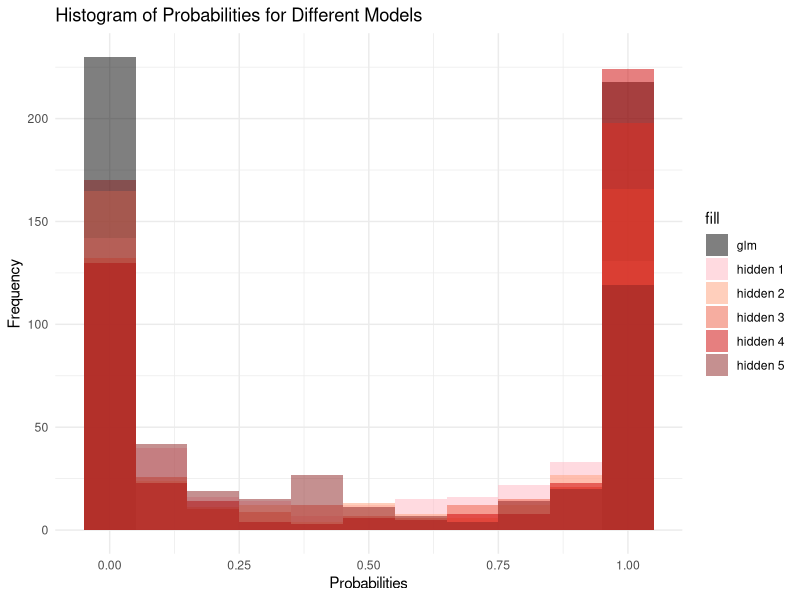
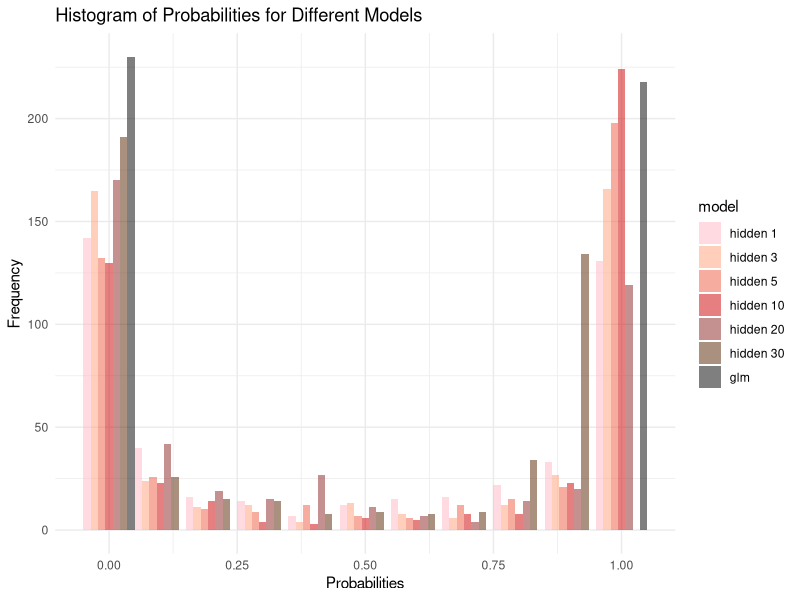
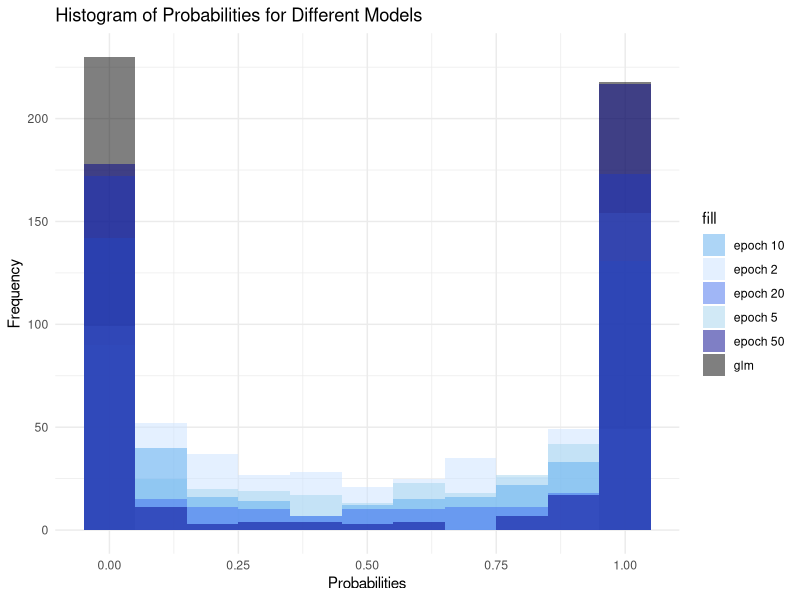
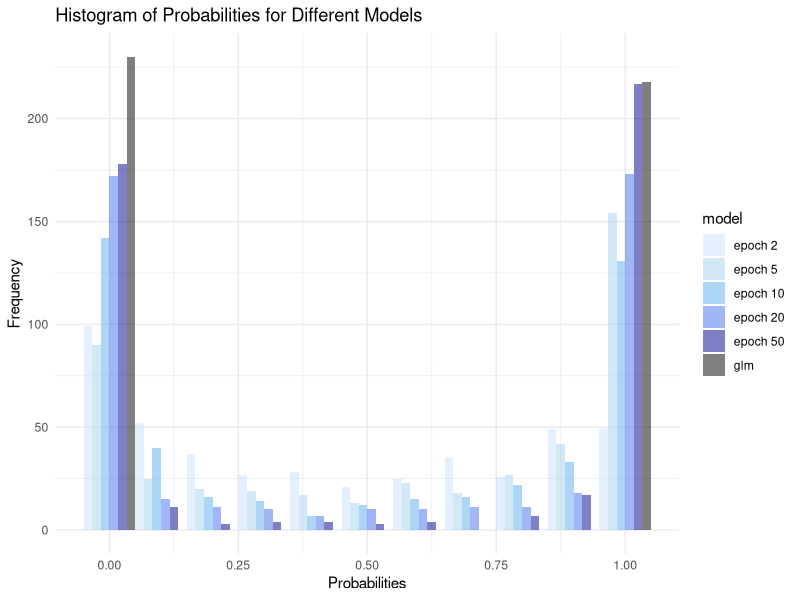
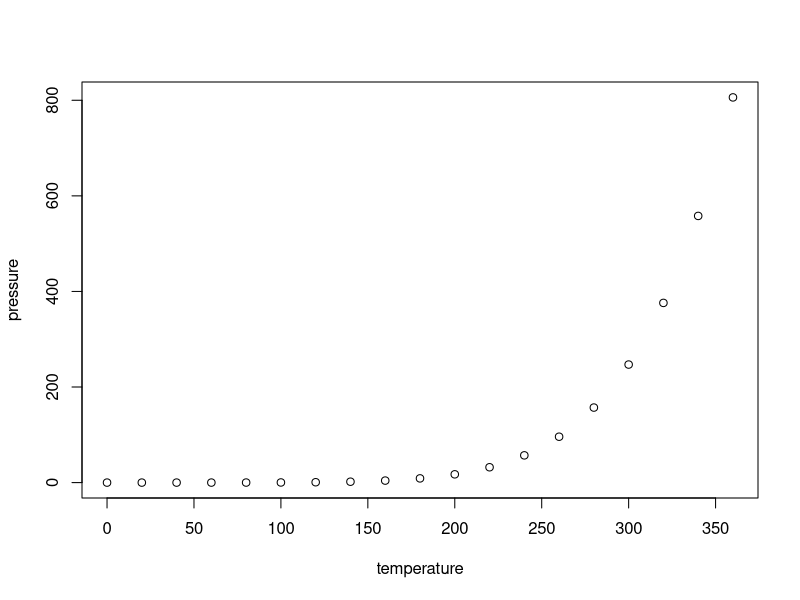

These figures' R source, in order:
## ---- chunk 1
knitr::opts_chunk$set(echo = TRUE)
## ---- chunk 2
library(tidyverse)
gg <- read.csv("glm.csv") 
ng <- gg %>%
  mutate(across(starts_with("f"), ~ (.-min(.)) / (max(.) - min(.))))
train = ng %>% dplyr::select(is_nine,starts_with("f"))
vars_set1 <- paste("f_", 1:350, sep = "")
rrr = paste(vars_set1, collapse = "+")
formula <- as.formula(paste("is_nine ~", rrr))
glm_model <- glm(formula , data = train, family = binomial)
predicted_values <- predict(glm_model, newdata = train,type = "response")
## ---- chunk 3
head(predicted_values)
## ---- chunk 4
h1 <- read.csv("df9_1_hidden.csv") 
h2 <- read.csv("df9_3_hidden.csv")
h3 <- read.csv("df9_5_hidden.csv")
h4 <- read.csv("df9_10_hidden.csv")
h5 <- read.csv("df9_20_hidden.csv")
h6 <- read.csv("df9_30_hidden.csv")
## ---- chunk 5
e1 <- read.csv("df9_epoch_2.csv")
e2 <- read.csv("df9_epoch_5.csv")
e3 <- read.csv("df9_epoch_10.csv")
e4 <- read.csv("df9_epoch_20.csv")
e5 <- read.csv("df9_epoch_50.csv")
## ---- chunk 6
fig = c(1:448)
dpp <- data.frame(fig,h1$pred_prob,h2$pred_prob,h3$pred_prob,h4$pred_prob,h5$pred_prob,e1$pred_prob,e2$pred_prob,e3$pred_prob,e4$pred_prob,e5$pred_prob,predicted_values)

p <- ggplot(dpp, aes(x=fig)) +
  geom_point(aes(y=h1$pred_prob, color="hidden 1"), size=1.2) +
  geom_point(aes(y=h2$pred_prob, color="hidden 2"), size=1.2) +
  geom_point(aes(y=h3$pred_prob, color="hidden 3"), size=1.2) +
  geom_point(aes(y=h4$pred_prob, color="hidden 4"), size=1.2) +
  geom_point(aes(y=h5$pred_prob, color="hidden 5"), size=1.2) +
  #geom_point(aes(y=e1$pred_prob, color="epoch 2"), size=1.2) +
  #geom_point(aes(y=e2$pred_prob, color="epoch 5"), size=1.2) +
  #geom_point(aes(y=e3$pred_prob, color="epoch 10"), size=1.2) +
  #geom_point(aes(y=e4$pred_prob, color="epoch 20"), size=1.2) +
  #geom_point(aes(y=e5$pred_prob, color="epoch 50"), size=1.2) +
  geom_point(aes(y=predicted_values, color="glm"), size=1.2) +
  
  labs(title="Probabilities of different models",
       x="Figure",
       y="Probabilities") +
  theme_minimal() +
  scale_color_manual(values=c("glm" = "black","hidden 1" = "lightpink","hidden 2" = "lightsalmon","hidden 3" = "tomato2","hidden 4" = "red3","hidden 5" = "brown4","epoch 2" = "lightsteelblue1","epoch 5" = "lightskyblue2","epoch 10" = "steelblue2","epoch 20" = "royalblue2","epoch 50" = "blue4")) +
  theme(legend.position="top")
## ---- chunk 7
his <- ggplot(dpp) +
  geom_histogram(aes(x = predicted_values, fill = "glm"),binwidth = 0.1, alpha = 0.5, position = "dodge") +
  geom_histogram(aes(x = h1$pred_prob, fill = "hidden 1"), binwidth = 0.1, alpha = 0.5, position = "dodge") +
  geom_histogram(aes(x = h2$pred_prob, fill = "hidden 2"), binwidth = 0.1, alpha = 0.5, position = "dodge") +
  geom_histogram(aes(x = h3$pred_prob, fill = "hidden 3"), binwidth = 0.1, alpha = 0.5, position = "dodge") +
  geom_histogram(aes(x = h4$pred_prob, fill = "hidden 4"), binwidth = 0.1, alpha = 0.5, position = "dodge") +
  geom_histogram(aes(x = h5$pred_prob, fill = "hidden 5"), binwidth = 0.1, alpha = 0.5, position = "dodge") +
  labs(title = "Histogram of Probabilities for Different Models",
       x = "Probabilities",
       y = "Frequency") +
  scale_fill_manual(values = c("glm" = "black",
                               "hidden 1" = "lightpink",
                               "hidden 2" = "lightsalmon",
                               "hidden 3" = "tomato2",
                               "hidden 4" = "red3",
                               "hidden 5" = "brown4")) +
  theme_minimal()

print(his)
## ---- chunk 8

# Assuming you have a new set of predicted values in h6$pred_prob
# Add the "hidden 30" category to the data frame
all_data <- data.frame(
  probability = c(predicted_values, h1$pred_prob, h2$pred_prob, h3$pred_prob, h4$pred_prob, h5$pred_prob, h6$pred_prob),
  model = c(
    rep("glm", length(predicted_values)),
    rep("hidden 1", length(h1$pred_prob)),
    rep("hidden 3", length(h2$pred_prob)),
    rep("hidden 5", length(h3$pred_prob)),
    rep("hidden 10", length(h4$pred_prob)),
    rep("hidden 20", length(h5$pred_prob)),
    rep("hidden 30", length(h6$pred_prob))
  )
)

# Specify the desired order for the "model" variable
desired_order <- c("hidden 1", "hidden 3", "hidden 5", "hidden 10", "hidden 20", "hidden 30", "glm")

# Reorder the "model" variable using the factor function
all_data$model <- factor(all_data$model, levels = desired_order)

# Create the updated bar chart with colors
his_new <- ggplot(all_data) +
  geom_histogram(aes(x = probability, fill = model), binwidth = 0.1, alpha = 0.5, position = "dodge") +
  labs(
    title = "Histogram of Probabilities for Different Models",
    x = "Probabilities",
    y = "Frequency"
  ) +
  scale_fill_manual(
    values = c(
      "glm" = "black",
      "hidden 1" = "lightpink",
      "hidden 3" = "lightsalmon",
      "hidden 5" = "tomato2",
      "hidden 10" = "red3",
      "hidden 20" = "brown4",
      "hidden 30" = "#542200"
    )
  ) +
  theme_minimal()

print(his_new)


## ---- chunk 9
hhis <- ggplot(dpp, aes(x = predicted_values, fill = "glm")) +
  geom_histogram(binwidth = 0.1, alpha = 0.5, position = "identity") +
  geom_histogram(data = dpp, aes(x = e1$pred_prob, fill = "epoch 2"), binwidth = 0.1, alpha = 0.5, position = "identity") +
  geom_histogram(data = dpp, aes(x = e2$pred_prob, fill = "epoch 5"), binwidth = 0.1, alpha = 0.5, position = "identity") +
  geom_histogram(data = dpp, aes(x = e3$pred_prob, fill = "epoch 10"), binwidth = 0.1, alpha = 0.5, position = "identity") +
  geom_histogram(data = dpp, aes(x = e4$pred_prob, fill = "epoch 20"), binwidth = 0.1, alpha = 0.5, position = "identity") +
  geom_histogram(data = dpp, aes(x = e5$pred_prob, fill = "epoch 50"), binwidth = 0.1, alpha = 0.5, position = "identity") +
  labs(title = "Histogram of Probabilities for Different Models",
       x = "Probabilities",
       y = "Frequency") +
  scale_fill_manual(values = c("glm" = "black",
                               "epoch 2" = "lightsteelblue1",
                               "epoch 5" = "lightskyblue2",
                               "epoch 10" = "steelblue2",
                               "epoch 20" = "royalblue2",
                               "epoch 50" = "blue4")) +
  theme_minimal()

print(hhis)
## ---- chunk 10
all_data1 <- data.frame(probability = c(predicted_values, e1$pred_prob, e2$pred_prob, e3$pred_prob, e4$pred_prob, e5$pred_prob),
                        model = c(rep("glm", length(predicted_values)),
                                  rep("epoch 2", length(e1$pred_prob)),
                                  rep("epoch 5", length(e2$pred_prob)),
                                  rep("epoch 10", length(e3$pred_prob)),
                                  rep("epoch 20", length(e4$pred_prob)),
                                  rep("epoch 50", length(e5$pred_prob))))

all_data1$model <- factor(all_data1$model, levels = c("epoch 2", "epoch 5", "epoch 10", "epoch 20", "epoch 50","glm"))


hhis_new <- ggplot(all_data1) +
  geom_histogram(aes(x = probability, fill = model), binwidth = 0.1, alpha = 0.5, position = "dodge") +
  labs(title = "Histogram of Probabilities for Different Models",
       x = "Probabilities",
       y = "Frequency") +
  scale_fill_manual(values = c("glm" = "black",
                               "epoch 2" = "lightsteelblue1",
                               "epoch 5" = "lightskyblue2",
                               "epoch 10" = "steelblue2",
                               "epoch 20" = "royalblue2",
                               "epoch 50" = "blue4")) +
  theme_minimal() #+
  #facet_wrap(. ~ model)  # 或 facet_grid(~ model) 根据需要选择一种

print(hhis_new)
## ---- chunk 11
hh1 = h1 %>% rename(probs = pred_prob) %>% mutate(id = c(1:448),.before = 1)
hh2 = h2 %>% rename(probs = pred_prob) %>% mutate(id = c(1:448),.before = 1)
hh3 = h3 %>% rename(probs = pred_prob) %>% mutate(id = c(1:448),.before = 1)
hh4 = h4 %>% rename(probs = pred_prob) %>% mutate(id = c(1:448),.before = 1)
hh5 = h5 %>% rename(probs = pred_prob) %>% mutate(id = c(1:448),.before = 1)
hh6 = h6 %>% rename(probs = pred_prob) %>% mutate(id = c(1:448),.before = 1)
ee1 = e1 %>% rename(probs = pred_prob) %>% mutate(id = c(1:448),.before = 1)
ee2 = e2 %>% rename(probs = pred_prob) %>% mutate(id = c(1:448),.before = 1)
ee3 = e3 %>% rename(probs = pred_prob) %>% mutate(id = c(1:448),.before = 1)
ee4 = e4 %>% rename(probs = pred_prob) %>% mutate(id = c(1:448),.before = 1)
ee5 = e5 %>% rename(probs = pred_prob) %>% mutate(id = c(1:448),.before = 1)

nng = ng %>% mutate(id = c(1:448),.before = 1)
## ---- chunk 12
rh1 = left_join(hh1,nng,by="id") %>% dplyr::select(probs,starts_with("f"))
rh2 = left_join(hh2,nng,by="id") %>% dplyr::select(probs,starts_with("f"))
rh3 = left_join(hh3,nng,by="id") %>% dplyr::select(probs,starts_with("f"))
rh4 = left_join(hh4,nng,by="id") %>% dplyr::select(probs,starts_with("f"))
rh5 = left_join(hh5,nng,by="id") %>% dplyr::select(probs,starts_with("f"))
rh6 = left_join(hh6,nng,by="id") %>% dplyr::select(probs,starts_with("f"))

re1 = left_join(ee1,nng,by="id") %>% dplyr::select(probs,starts_with("f"))
re2 = left_join(ee2,nng,by="id") %>% dplyr::select(probs,starts_with("f"))
re3 = left_join(ee3,nng,by="id") %>% dplyr::select(probs,starts_with("f"))
re4 = left_join(ee4,nng,by="id") %>% dplyr::select(probs,starts_with("f"))
re5 = left_join(ee5,nng,by="id") %>% dplyr::select(probs,starts_with("f"))
## ---- chunk 13
v1 <- paste("f_", 1:350, sep = "")
rr = paste(v1, collapse = "+")
formula <- as.formula(paste("probs ~", rr))
model_h1 <- lm(formula, data = rh1)
model_h2 <- lm(formula, data = rh2)
model_h3 <- lm(formula, data = rh3)
model_h4 <- lm(formula, data = rh4)
model_h5 <- lm(formula, data = rh5)
model_h6 <- lm(formula, data = rh6)

model_e1 <- lm(formula, data = re1)
model_e2 <- lm(formula, data = re2)
model_e3 <- lm(formula, data = re3)
model_e4 <- lm(formula, data = re4)
model_e5 <- lm(formula, data = re5)

## ---- chunk 14
es <- c(coef(model_h1)[-1], coef(model_h2)[-1],coef(model_h3)[-1],coef(model_h4)[-1],coef(model_h5)[-1],coef(model_h6)[-1])
ers <- c( 
            summary(model_h1)$coef[-1, "Std. Error"],
            summary(model_h2)$coef[-1, "Std. Error"],
            summary(model_h3)$coef[-1, "Std. Error"],
            summary(model_h4)$coef[-1, "Std. Error"],
            summary(model_h5)$coef[-1, "Std. Error"],
            summary(model_h6)$coef[-1, "Std. Error"])

# 创建数据框
daa1 <- data.frame(Model = rep(c("hidden 1", "hidden 3", "hidden 5", "hidden 10", "hidden 20","hidden 30"), each = length(es)/6),
                   Variable = c(1:350),
                   Estimate = es,
                   Error = ers)

daa1$Model = factor(daa1$Model, levels = c("hidden 1", "hidden 3", "hidden 5", "hidden 10", "hidden 20", "hidden 30"))

ppp1 <- ggplot(daa1, aes(x = Variable, y = Estimate, fill = Model, color = Model)) +
  geom_point(size = 1, position = position_dodge(width = 0.8)) +

  scale_fill_manual(
    values = c(
      "glm" = "black",
      "hidden 1" = "lightpink",
      "hidden 3" = "lightsalmon",
      "hidden 5" = "tomato2",
      "hidden 10" = "red3",
      "hidden 20" = "brown4",
      "hidden 30" = "#542200"
    )
  ) +
  scale_color_manual(values = c("glm" = "black",
                               "hidden 1" = "lightpink",
                               "hidden 3" = "lightsalmon",
                               "hidden 5" = "tomato2",
                               "hidden 10" = "red3",
                               "hidden 20" = "brown4",
                               "hidden 30" = "#542200")) +


  geom_errorbar(aes(ymin = Estimate - Error, ymax = Estimate + Error), 
                width = 0.25, position = position_dodge(width = 0.8), size = 0.5) +
  labs(title = "Model Estimates with Error Bars",
       x = "Features",
       y = "Estimate") +
  theme_minimal() +
  theme(axis.text.x = element_text(angle = 45, hjust = 1)) 
## ---- chunk 15

## ---- chunk 16
plot(pressure)
